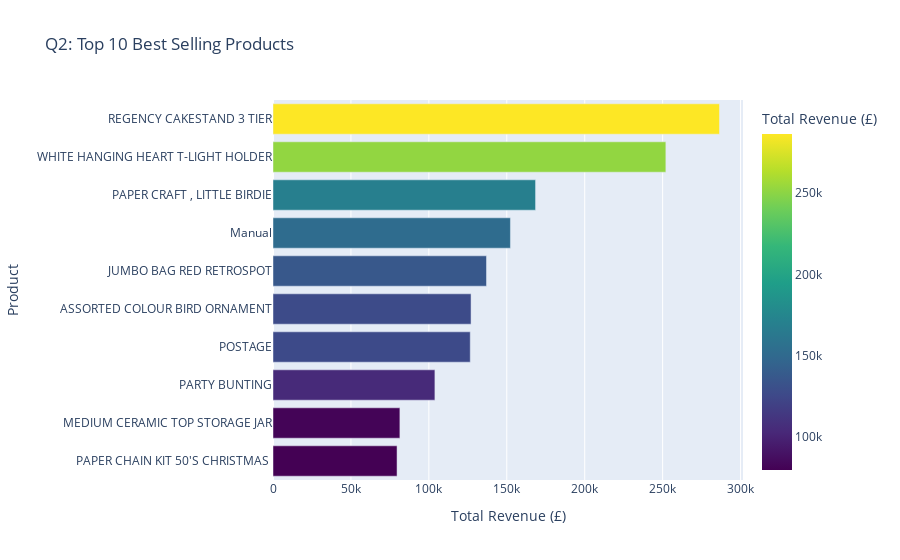

Here is the notebook cell this chart was saved with:
### Code cell
# Q2: Top 10 Best Selling Products : Group by Product Name (Description), sum Revenue, and sort top 10

# 1. Aggregation & Sorting
top_products = df_sales.groupby('Description')['TotalAmount'].sum().reset_index()
top_products = top_products.sort_values(by='TotalAmount', ascending=False).head(10)

# 2. Plot Horizontal Bar Chart
fig2 = px.bar(top_products, 
              x='TotalAmount', 
              y='Description', 
              orientation='h', # Horizontal bars
              title='Q2: Top 10 Best Selling Products',
              labels={'TotalAmount': 'Total Revenue (£)', 'Description': 'Product'},
              color='TotalAmount',
              color_continuous_scale='Viridis')

# Reverse Y-axis so the best seller is on top
fig2.update_layout(yaxis=dict(autorange="reversed")) 
fig2.show()

### Figure 1 — Plotly figure (JSON) as saved in the notebook; plotly's stock layout.template omitted (floating-point values rounded to 4 significant figures)
{"data": [{"hovertemplate": "Total Revenue (£)=%{marker.color}<br>Product=%{y}<extra></extra>", "legendgroup": "", "marker": {"color": [286500.0, 252100.0, 168500.0, 152300.0, 137000.0, 127100.0, 126600.0, 103900.0, 81420.0, 79590.0], "coloraxis": "coloraxis", "pattern": {"shape": ""}}, "name": "", "orientation": "h", "showlegend": false, "textposition": "auto", "type": "bar", "x": [286500.0, 252100.0, 168500.0, 152300.0, 137000.0, 127100.0, 126600.0, 103900.0, 81420.0, 79590.0], "xaxis": "x", "y": ["REGENCY CAKESTAND 3 TIER", "WHITE HANGING HEART T-LIGHT HOLDER", "PAPER CRAFT , LITTLE BIRDIE", "Manual", "JUMBO BAG RED RETROSPOT", "ASSORTED COLOUR BIRD ORNAMENT", "POSTAGE", "PARTY BUNTING", "MEDIUM CERAMIC TOP STORAGE JAR", "PAPER CHAIN KIT 50'S CHRISTMAS "], "yaxis": "y"}], "layout": {"barmode": "relative", "coloraxis": {"colorbar": {"title": {"text": "Total Revenue (£)"}}, "colorscale": [[0, "#440154"], [0.1111, "#482878"], [0.2222, "#3e4989"], [0.3333, "#31688e"], [0.4444, "#26828e"], [0.5556, "#1f9e89"], [0.6667, "#35b779"], [0.7778, "#6ece58"], [0.8889, "#b5de2b"], [1, "#fde725"]]}, "legend": {"tracegroupgap": 0}, "title": {"text": "Q2: Top 10 Best Selling Products"}, "xaxis": {"anchor": "y", "domain": [0, 1], "title": {"text": "Total Revenue (£)"}}, "yaxis": {"anchor": "x", "autorange": "reversed", "domain": [0, 1], "title": {"text": "Product"}}}}
